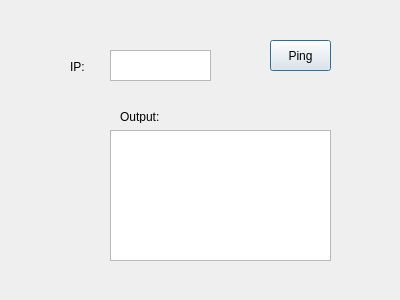
<?xml version="1.0" encoding="UTF-8"?>
<ui version="4.0">
 <class>PingDialog</class>
 <widget class="QDialog" name="PingDialog">
  <property name="geometry">
   <rect>
    <x>0</x>
    <y>0</y>
    <width>400</width>
    <height>300</height>
   </rect>
  </property>
  <property name="windowTitle">
   <string>Dialog</string>
  </property>
  <widget class="QPushButton" name="pingButton">
   <property name="geometry">
    <rect>
     <x>270</x>
     <y>40</y>
     <width>61</width>
     <height>31</height>
    </rect>
   </property>
   <property name="text">
    <string>Ping</string>
   </property>
  </widget>
  <widget class="QTextEdit" name="pingOutputText">
   <property name="geometry">
    <rect>
     <x>110</x>
     <y>130</y>
     <width>221</width>
     <height>131</height>
    </rect>
   </property>
  </widget>
  <widget class="QPlainTextEdit" name="pingText">
   <property name="geometry">
    <rect>
     <x>110</x>
     <y>50</y>
     <width>101</width>
     <height>31</height>
    </rect>
   </property>
  </widget>
  <widget class="QLabel" name="label">
   <property name="geometry">
    <rect>
     <x>70</x>
     <y>60</y>
     <width>46</width>
     <height>13</height>
    </rect>
   </property>
   <property name="text">
    <string>IP:</string>
   </property>
  </widget>
  <widget class="QLabel" name="label_2">
   <property name="geometry">
    <rect>
     <x>120</x>
     <y>110</y>
     <width>46</width>
     <height>13</height>
    </rect>
   </property>
   <property name="text">
    <string>Output:</string>
   </property>
  </widget>
 </widget>
 <resources/>
 <connections/>
</ui>
